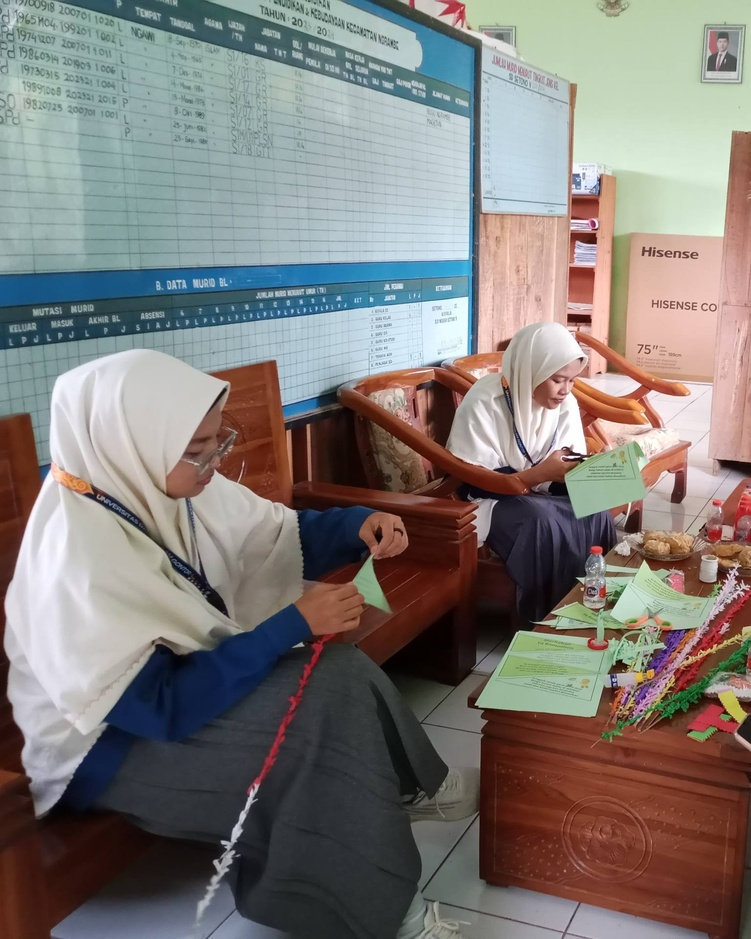
#> input picture images/gambar1.jpg, 751 x 939 px, shrunk from 1536 x 1920 before the run, found by its file name
$ python 05_matching_robust.py
#> lines starting #> are read from the running program, lines starting #| are printed output that depends on the picture
import cv2
import numpy as np
import matplotlib.pyplot as plt

img1 = cv2.imread('./images/gambar1.jpg')
#> img1 is the input picture: shape (939, 751, 3); mean B, G, R 120.1, 123.6, 128.8
img2 = cv2.imread('./images/gambar2.jpg')
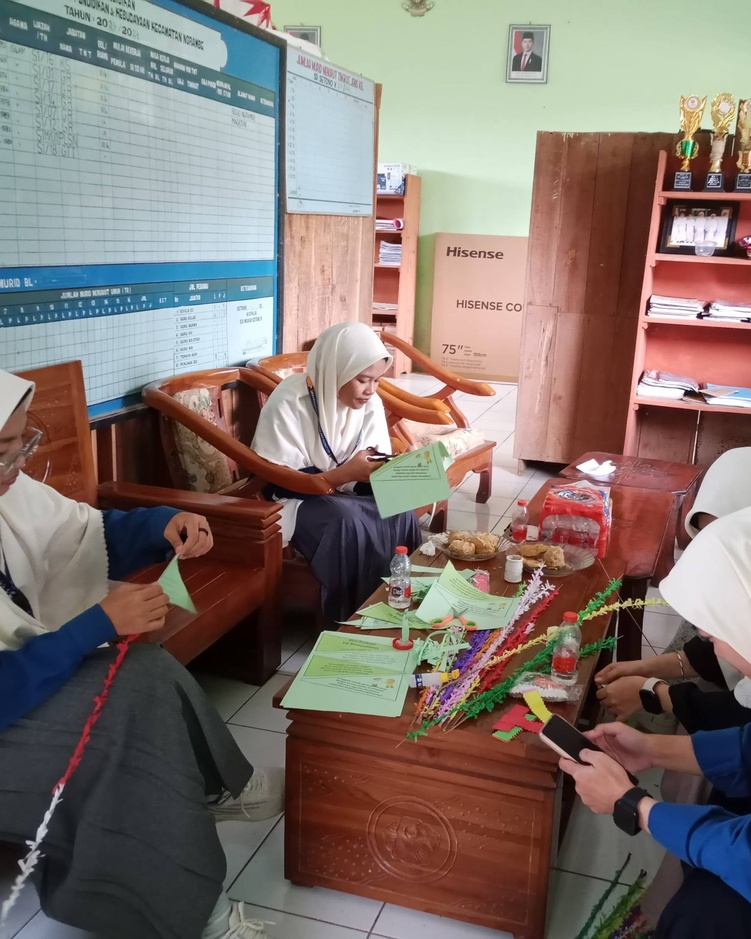
#> input picture images/gambar2.jpg, 751 x 939 px, shrunk from 1536 x 1920 before the run, found by its file name
#> img2 is the input picture: shape (939, 751, 3); mean B, G, R 110.8, 116.3, 129.5
img3 = cv2.imread('./images/gambar3.jpg')
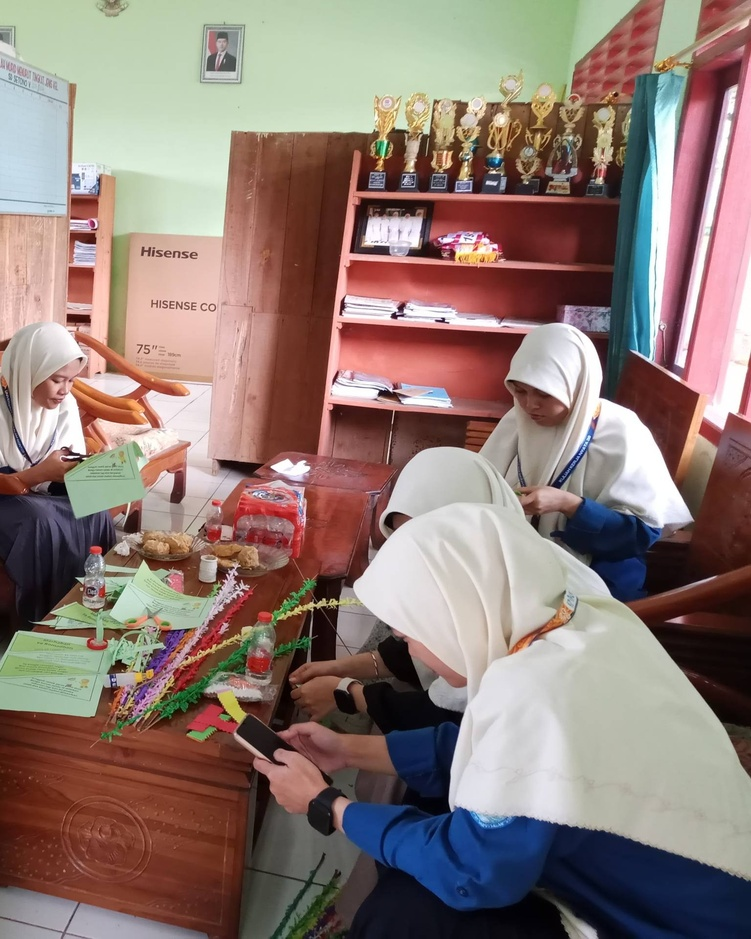
#> input picture images/gambar3.jpg, 751 x 939 px, shrunk from 1536 x 1920 before the run, found by its file name
#> img3 is the input picture: shape (939, 751, 3); mean B, G, R 116.6, 123, 142.5

sift = cv2.SIFT_create()

def get_robust_matches(im_a, im_b):
    """Fungsi untuk mendeteksi, mencocokkan, dan memfilter inliers antar dua citra."""
    kp_a, des_a = sift.detectAndCompute(im_a, None)
#> kp_a = 2471 keypoints; strongest (x, y, size): (581, 359, 2.9), (585, 319, 8.1), (599, 373, 1.8), (574, 319, 9)
    kp_b, des_b = sift.detectAndCompute(im_b, None)
#> kp_b = 2672 keypoints; strongest (x, y, size): (700, 316, 4.2), (386, 359, 2.9), (646, 313, 2.3), (707, 307, 5)

    bf = cv2.BFMatcher()
    matches = bf.knnMatch(des_a, des_b, k=2)
#> matches = 2471 matches
    good = [m for m, n in matches if m.distance < 0.7 * n.distance]
#> good = 1516 matches
    if len(good) > 10:
        src_pts = np.float32([kp_a[m.queryIdx].pt for m in good]).reshape(-1,1,2)
#> src_pts = 1516 rows, first 8: [152.9, 641.9], [170.8, 331.4], [182, 313.5], [187.1, 321.8], [200, 589], [200.6, 128.3], [202.4, 488.2], [202.8, 465.3]
        dst_pts = np.float32([kp_b[m.trainIdx].pt for m in good]).reshape(-1,1,2)
#> dst_pts = 1516 rows, first 8: [242.9, 364.1], [43.27, 324.1], [128.8, 300.2], [26.37, 318.4], [4.93, 589], [5.59, 128.3], [7.39, 488.1], [7.81, 465.3]
        M, mask = cv2.findHomography(src_pts, dst_pts, cv2.RANSAC, 5.0)
#> M = [[1, -2.77e-05, -195], [-1.26e-05, 1, 0.029], [-6.26e-08, -1.21e-07, 1]]; mask = 1516 values, max 1 at index 4, min 0 at index 0, mean 0.994

        inlier_count = np.sum(mask)
#> inlier_count = 1507
        precision = (inlier_count / len(good)) * 100
#> precision = 99.41
        draw_params = dict(matchColor=(0, 255, 0),
                           matchesMask=mask.ravel().tolist(),
                           flags=2)
#> draw_params = 3 items
        res_img = cv2.drawMatches(im_a, kp_a, im_b, kp_b, good, None, **draw_params)
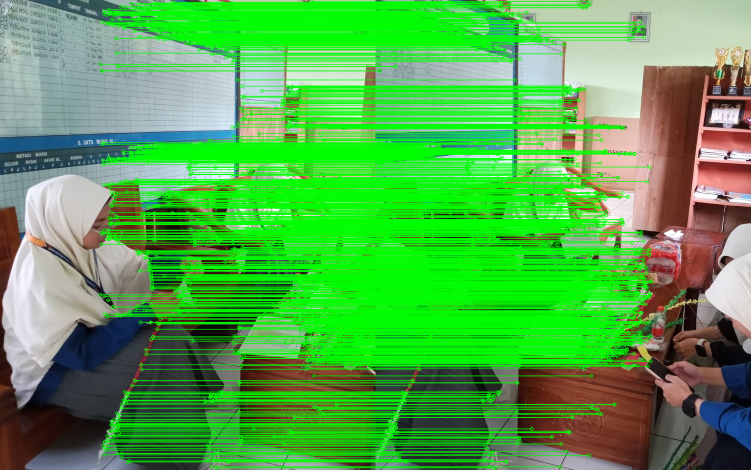
#> res_img: shape (939, 1502, 3) (shown at 1/2 size); mean B, G, R 75.4, 169.1, 83.3
        return res_img, inlier_count, precision
    return None, 0, 0

res12, count12, prec12 = get_robust_matches(img1, img2)
#> count12 = 1507; prec12 = 99.41
res23, count23, prec23 = get_robust_matches(img2, img3)
#> in get_robust_matches (call 2), `kp_a, des_a = sift.detectAndCompute(im_a, None)`: kp_a has the same summary as kp_b
#> in get_robust_matches (call 2), `kp_b, des_b = sift.detectAndCompute(im_b, None)`: kp_b = 2540 keypoints; strongest (x, y, size): (394, 316, 4.2), (80, 359, 2.9), (662, 504, 33.8), (341, 313, 2.3)
#> in get_robust_matches (call 2), `matches = bf.knnMatch(des_a, des_b, k=2)`: matches = 2672 matches
#> in get_robust_matches (call 2), `good = [m for m, n in matches if m.distance < 0.7 * n.distance]`: good = 1223 matches
#> in get_robust_matches (call 2), `src_pts = np.float32([kp_a[m.queryIdx].pt for m in good]).reshape(-1,1..`: src_pts = 1223 rows, first 8: [29.82, 24.67], [95.89, 514.6], [100.2, 311.1], [108.5, 571.6], [108.9, 566.7], [123.9, 308.5], [149.5, 4.07], [218.6, 69.83]
#> in get_robust_matches (call 2), `dst_pts = np.float32([kp_b[m.trainIdx].pt for m in good]).reshape(-1,1..`: dst_pts = 1223 rows, first 8: [623.8, 144.5], [151.6, 391.1], [207, 675.8], [595.5, 830.5], [595.5, 830.5], [207, 675.8], [606.7, 828.7], [675.5, 362.9]
#> in get_robust_matches (call 2), `M, mask = cv2.findHomography(src_pts, dst_pts, cv2.RANSAC, 5.0)`: M = [[1, -4.22e-05, -305.5], [-0.000123, 1, 0.0992], [-3.12e-07, -1.35e-07, 1]]; mask = 1223 values, max 1 at index 12, min 0 at index 0, mean 0.984
#> in get_robust_matches (call 2), `inlier_count = np.sum(mask)`: inlier_count = 1203
#> in get_robust_matches (call 2), `precision = (inlier_count / len(good)) * 100`: precision = 98.36
#> in get_robust_matches (call 2), `res_img = cv2.drawMatches(im_a, kp_a, im_b, kp_b, good, None, **draw_p..`:
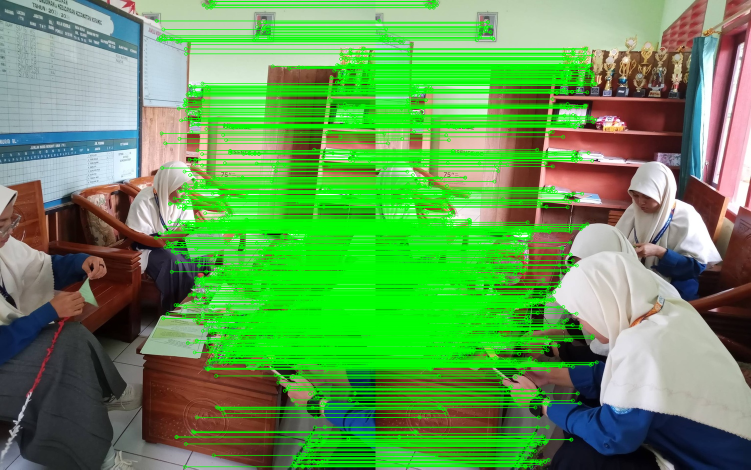
#> res_img: shape (939, 1502, 3) (shown at 1/2 size); mean B, G, R 85.5, 154.4, 98.7
#> count23 = 1203; prec23 = 98.36
plt.subplot(2, 1, 1)
if res12 is not None:
    plt.imshow(cv2.cvtColor(res12, cv2.COLOR_BGR2RGB))
    plt.title(f"Pair 1 (Left-Center): {count12} Inliers ({prec12:.1f}% Precision)")
plt.axis('off')

plt.subplot(2, 1, 2)
if res23 is not None:
    plt.imshow(cv2.cvtColor(res23, cv2.COLOR_BGR2RGB))
    plt.title(f"Pair 2 (Center-Right): {count23} Inliers ({prec23:.1f}% Precision)")
plt.axis('off')

plt.tight_layout()
plt.savefig('05_robust_matching_3img.png')
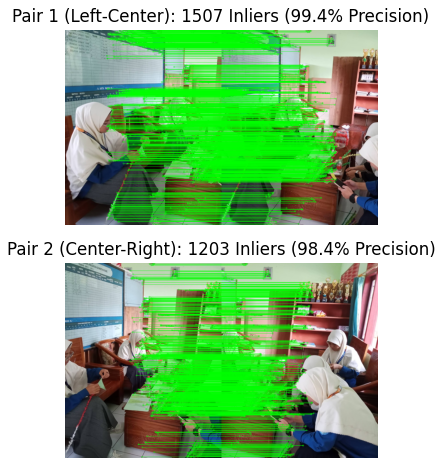
#> figure drawn by matplotlib, 2 panels
